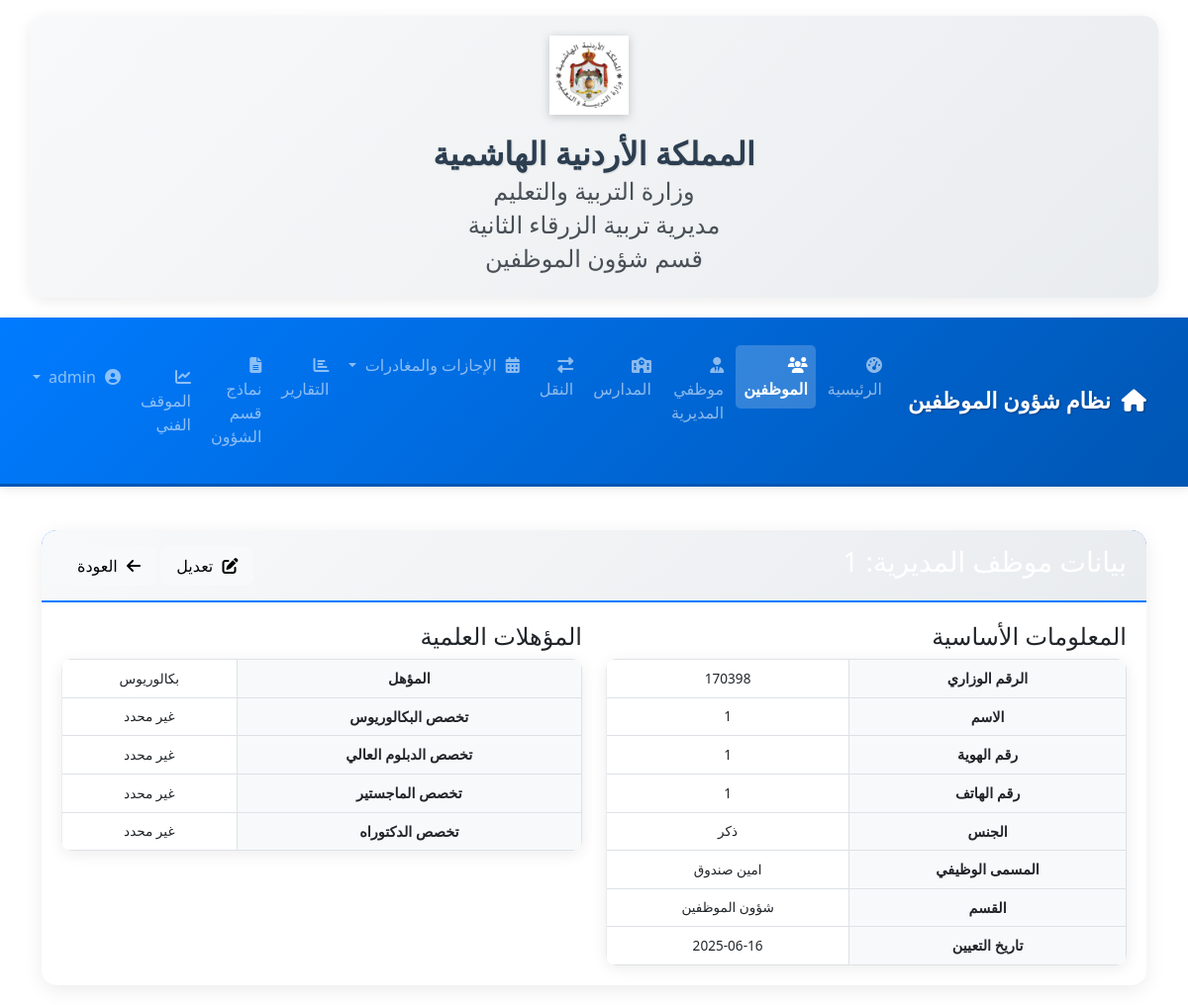
The app's page /directorate_employees/view/2496 (signed in) with its own data.
### models.py (models this page shows, shortened)
class Employee(db.Model):
    id = db.Column(db.Integer, primary_key=True)
    ministry_number = db.Column(db.String(20), unique=True, nullable=False)  # الرقم الوزاري
    name = db.Column(db.String(100), nullable=False)  # الاسم
    civil_id = db.Column(db.String(20), unique=True, nullable=False)  # الرقم المدني (changed from national_id)
    gender = db.Column(db.String(10), nullable=False)  # الجنس
    job_title = db.Column(db.String(50), nullable=False)  # الوظيفة
    qualification = db.Column(db.String(50), nullable=False)  # المؤهل
    bachelor_specialization = db.Column(db.String(100))  # تخصص بكالوريوس
    high_diploma_specialization = db.Column(db.String(100))  # تخصص دبلوم العالي
    masters_specialization = db.Column(db.String(100))  # تخصص ماجستير
    phd_specialization = db.Column(db.String(100))  # تخصص دكتوراه
    subject = db.Column(db.String(100))  # المبحث الدراسي
    phone_number = db.Column(db.String(20))  # رقم الهاتف
    appointment_date = db.Column(db.Date, nullable=False)  # تاريخ التعيين
    school_id = db.Column(db.Integer, db.ForeignKey('school.id'), nullable=False)  # المدرسة
    is_directorate_employee = db.Column(db.Boolean, default=False)  # موظف مديرية
    school = db.relationship('School', backref=db.backref('employees', lazy=True))
    transfers = db.relationship('Transfer', backref='employee', lazy=True, cascade="all, delete-orphan")
    leaves = db.relationship('Leave', backref='employee', lazy=True, cascade="all, delete-orphan")
    leave_balances = db.relationship('LeaveBalance', backref='employee', lazy=True, cascade="all, delete-orphan")
    converted_departures = db.relationship('ConvertedDeparture', backref='employee', lazy=True, cascade="all, delete-orphan")
    monthly_departure_balances = db.relationship('MonthlyDepartureBalance', backref='employee', lazy=True, cascade="all, delete-orphan")

class School(db.Model):
    id = db.Column(db.Integer, primary_key=True)
    name = db.Column(db.String(100), nullable=False)  # اسم المدرسة
    phone = db.Column(db.String(20))  # رقم هاتف المدرسة
    address = db.Column(db.String(200))  # عنوان المدرسة
    gender = db.Column(db.String(20))  # جنس المدرسة (ذكور، إناث، مختلطة)
    region = db.Column(db.String(50))  # المنطقة

### routes/employee_routes.py (the view)
@employee.route('/directorate_employees/view/<int:id>')
def view_directorate_employee(id):
    employee = Employee.query.get_or_404(id)
    if not employee.is_directorate_employee:
        flash('هذا الموظف ليس موظف مديرية', 'warning')
        return redirect(url_for('employee.directorate_employees'))
    return render_template('directorate_employee_view.html', employee=employee)

### app.py (called while the page is built)
@app.context_processor
def inject_now():
    return {'now': datetime.now()}

@app.context_processor
def inject_user():
    current_user = None
    if 'user_id' in session:
        current_user = User.query.get(session['user_id'])
    return dict(current_user=current_user)

@app.before_request
def check_login():
    allowed_routes = ['auth.login', 'static']
    if 'user_id' not in session and request.endpoint and not any(request.endpoint.startswith(route) for route in allowed_routes):
        return redirect(url_for('auth.login'))

### models.py (called while the page is built, shortened)
    def has_permission(self, permission=None):
        if self.is_admin:
            if permission:
                return True

### templates/directorate_employee_view.html (shortened to what this page needs)
{% extends 'base.html' %}
{% block content %}
<div class="container mt-4">
    <div class="card">
        <div class="card-header bg-primary text-white d-flex justify-content-between align-items-center">
            <h3>بيانات موظف المديرية: {{ employee.name }}</h3>
            <div>
                {% if current_user.has_permission('can_edit_employees') or current_user.has_permission('can_edit_employees_data') %}
                <a href="{{ url_for('employee.edit_directorate_employee', id=employee.id) }}" class="btn btn-light">
                    <i class="fas fa-edit"></i> تعديل
                </a>
                {% endif %}
                <a href="{{ url_for('employee.directorate_employees') }}" class="btn btn-light">
                    <i class="fas fa-arrow-left"></i> العودة
                </a>
            </div>
        </div>
        <div class="card-body">
            <div class="row">
                <div class="col-md-6">
                    <h4>المعلومات الأساسية</h4>
                    <table class="table table-bordered">
                        <tr>
                            <th>الرقم الوزاري</th>
                            <td>{{ employee.ministry_number }}</td>
                        </tr>
                        <tr>
                            <th>الاسم</th>
                            <td>{{ employee.name }}</td>
                        </tr>
                        <tr>
                            <th>رقم الهوية</th>
                            <td>{{ employee.civil_id }}</td>
                        </tr>
                        <tr>
                            <th>رقم الهاتف</th>
                            <td>{{ employee.phone_number or 'غير محدد' }}</td>
                        </tr>
                        <tr>
                            <th>الجنس</th>
                            <td>{{ employee.gender }}</td>
                        </tr>
                        <tr>
                            <th>المسمى الوظيفي</th>
                            <td>{{ employee.job_title }}</td>
                        </tr>
                        <tr>
                            <th>القسم</th>
                            <td>{{ employee.school.name if employee.school else 'غير محدد' }}</td>
                        </tr>
                        <tr>
                            <th>تاريخ التعيين</th>
                            <td>{{ employee.appointment_date.strftime('%Y-%m-%d') if employee.appointment_date else 'غير محدد' }}</td>
                        </tr>
                    </table>
                </div>
                <div class="col-md-6">
                    <h4>المؤهلات العلمية</h4>
                    <table class="table table-bordered">
                        <tr>
                            <th>المؤهل</th>
                            <td>{{ employee.qualification or 'غير محدد' }}</td>
                        </tr>
                        <tr>
                            <th>تخصص البكالوريوس</th>
                            <td>{{ employee.bachelor_specialization or 'غير محدد' }}</td>
                        </tr>
                        <tr>
                            <th>تخصص الدبلوم العالي</th>
                            <td>{{ employee.high_diploma_specialization or 'غير محدد' }}</td>
                        </tr>
                        <tr>
                            <th>تخصص الماجستير</th>
                            <td>{{ employee.masters_specialization or 'غير محدد' }}</td>
                        </tr>
                        <tr>
                            <th>تخصص الدكتوراه</th>
                            <td>{{ employee.phd_specialization or 'غير محدد' }}</td>
                        </tr>
                    </table>
                </div>
            </div>
        </div>
    </div>
</div>
{% endblock %}

### static/css/style.css (style rules this page uses)
.table { margin-bottom: 0; }
.table th { background-color: #f8f9fa; font-weight: bold; text-align: center; }
.table td { text-align: center; vertical-align: middle; }
.card { border: none; border-radius: 15px; box-shadow: 0 5px 20px rgba(0, 0, 0, 0.08); transition: all 0.3s ease; overflow: hidden; }
.card-header { background: linear-gradient(135deg, #f8f9fa 0%, #e9ecef 100%); border-bottom: 2px solid #007bff; font-weight: bold; padding: 15px 20px; border-radius: 15px 15px 0 0 !important; }
.card-body { padding: 20px; }
.table { border-radius: 10px; overflow: hidden; box-shadow: 0 3px 15px rgba(0, 0, 0, 0.08); margin-bottom: 0; }
.table tbody tr { transition: all 0.3s ease; }
.table td { text-align: center; vertical-align: middle; padding: 12px 10px; border-color: #e9ecef; }
.btn { border-radius: 8px; font-weight: 500; padding: 8px 16px; transition: all 0.3s ease; border: none; position: relative; overflow: hidden; }
.btn:before { content: ''; position: absolute; top: 0; left: -100%; width: 100%; height: 100%; background: linear-gradient(90deg, transparent, rgba(255, 255, 255, 0.2), transparent); transition: left 0.5s; }
.container, .container-fluid { padding-top: 20px; padding-bottom: 20px; }
.fas, .far { margin-left: 5px; }
.table th { white-space: nowrap; font-size: 0.9rem; }
.table td { font-size: 0.85rem; padding: 8px 6px; }

### records on screen
Employee: ministry_number "170398", name "1", civil_id "1", phone_number "1", gender "ذكر", job_title "امين صندوق", appointment_date "2025-06-16", qualification "بكالوريوس", bachelor_specialization "غير محدد", high_diploma_specialization "غير محدد", masters_specialization "غير محدد", phd_specialization "غير محدد"
School: school "شؤون الموظفين"
